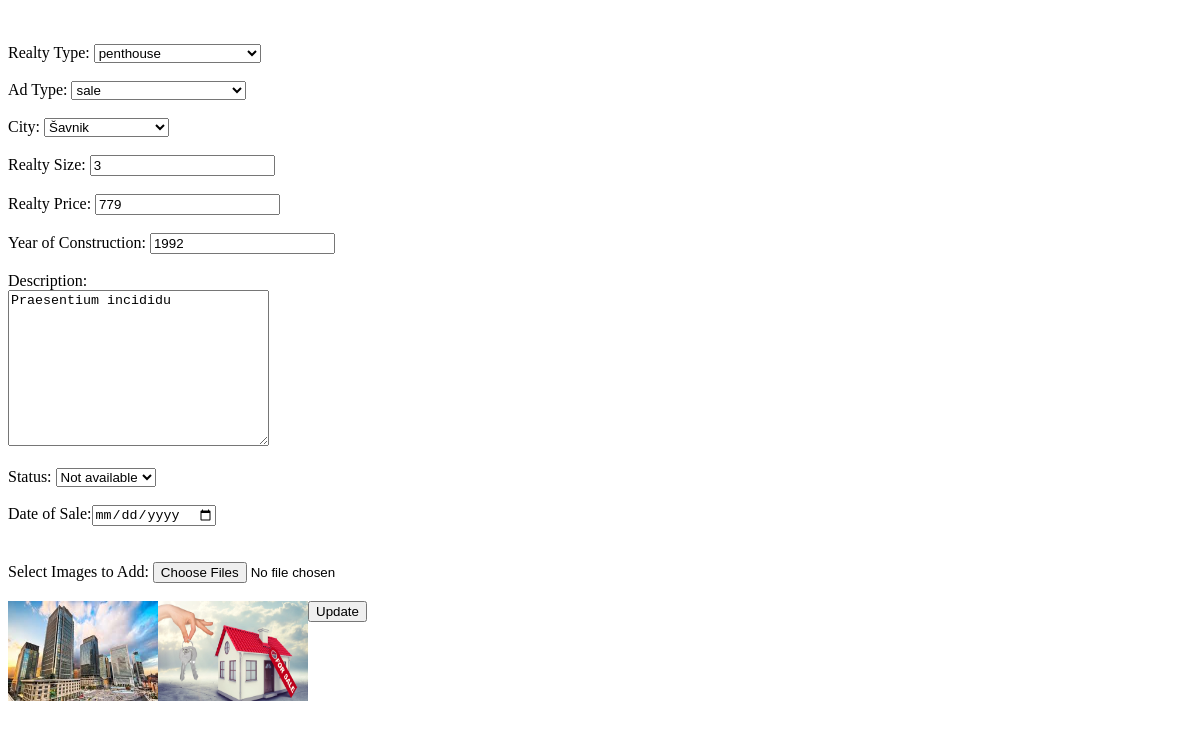
Screenshot of /real-estate-app/edit_realty.php?id=66 with the database file from the repository.
### tables this page shows
CREATE TABLE `realties` (
  `id` int(11) NOT NULL,
  `ad_type_id` int(11) NOT NULL,
  `city_id` int(11) NOT NULL,
  `realty_type_id` int(11) NOT NULL,
  `size` int(11) NOT NULL,
  `price` decimal(10,0) NOT NULL,
  `year_of_construction` year(4) NOT NULL,
  `description` text NOT NULL,
  `status` int(1) NOT NULL,
  `date_of_sale` date DEFAULT NULL
);

CREATE TABLE `photos` (
  `id` int(11) NOT NULL,
  `realty_id` int(11) NOT NULL,
  `name` varchar(255) NOT NULL
);

### real-estate-app/edit_realty.php (the view, shortened to what this page needs)
<?php
    include 'db.php';
    isset($_GET['id']) && is_numeric($_GET['id']) ? $id = $_GET['id'] : exit("Incorrect ID");
    $query = "SELECT realties.*,
                cities.name as city,
                ad_type.name as ad_type,
                realty_type.name as realty_type
                FROM realties
                JOIN cities on realties.city_id = cities.id
                JOIN ad_type on ad_type.id = realties.ad_type_id
                JOIN realty_type on realties.realty_type_id = realty_type.id
                WHERE realties.id = $id
                AND realties.ad_type_id = ad_type.id
                AND realties.realty_type_id = realty_type.id";
    $res = mysqli_query($db, $query);
    $realty = mysqli_fetch_assoc($res);
?>
<!DOCTYPE html>
<html lang="en">
<head>
    <link rel="stylesheet" href="./styles.css">
</head>
<body>
    <br>
    <br>
    <form action="./edit_realty_back.php" method="POST" enctype="multipart/form-data">
        <label for="realty_type">Realty Type:</label>
        <select name="realty_type">
            <?php
                $realty_types = mysqli_query($db, "SELECT * FROM realty_type ORDER BY name");
                $realty_type_id = $realty['realty_type_id'];
                while($realty_type = mysqli_fetch_assoc($realty_types)) {
                    $realty_type_id_temp = $realty_type['id'];
                    $realty_type_name_temp = $realty_type['name'];
                    if ($realty_type_id == $realty_type_id_temp) {
                        $selected = "selected";
                    } else {
                        $selected = "";
                    }
                    echo "<option value='$realty_type_id_temp' $selected>$realty_type_name_temp</option>";
                }
            ?>
        </select>
        <br>
        <br>
        <label for="ad_type">Ad Type:</label>
        <select name="ad_type" id="">
            <?php
                $ad_types = mysqli_query($db, "SELECT * FROM ad_type ORDER BY name");
                $ad_type_id = $realty['ad_type_id'];
                while ($ad_type = mysqli_fetch_assoc($ad_types)) {
                    var_dump($ad_type);
                    $ad_type_id_temp = $ad_type['id'];
                    $ad_type_name_temp = $ad_type['name'];
                    if ($ad_type_id == $ad_type_id_temp) {
                        $selected = "selected";
                    } else {
                        $selected = "";
                    }
                    echo "<option value='$ad_type_id_temp' $selected>$ad_type_name_temp</option>";
                }
            ?>
        </select>
        <br>
        <br>
        <label for="city_id">City:</label>
        <select name="city_id" required>
            <?php
                $cities = mysqli_query($db, "SELECT * from cities ORDER BY name");
                $city_id = $realty['city_id'];
                while ($city = mysqli_fetch_assoc($cities)) {
                    $id_temp = $city['id'];
                    $name_temp = $city['name'];
                    $selected = "";
                    if ($id_temp == $city_id) {
                        $selected = "selected";
                    }
                    echo "<option value='$id_temp' $selected>$name_temp</option>";
                }
            ?>
        </select>
        <br>
        <br>
        <label for="size">Realty Size:</label>
        <input type="number" name="size" placeholder="Enter the size" value="<?=$realty['size']?>">
        <br>
        <br>
        <label for="price">Realty Price:</label>
        <input type="number" name="price" placeholder="Enter the price" value="<?=$realty['price']?>">
        <br>
        <br>
        <label for="year_of_construction">Year of Construction:</label>
        <input type="number" name="year_of_construction" placeholder="Enter the year of construction" value="<?=$realty['year_of_construction']?>">
        <br>
        <br>
        <label for="description">Description:</label>
        <br>
        <textarea name="description" id="" cols="30" rows="10"><?=$realty['description']?></textarea>
        <br>
        <br>
        <label for="status">Status:</label>
        <select name="status" onchange="addSaleDate(this)">
            <?php
                $status = $realty['status'];
                if ($status == 1) {
                    $selected1 = "selected";
                } else {
                    $selected1 = "";
                }
                echo "<option value=1 $selected1>Not available</option>";
            ?>
        </select>
        <br>
        <br>
        <?php
            $date = $realty['date_of_sale'];
            if ($realty['status'] == 1) {
                echo "<div id=\"date_of_sale\" style=\"display: block;\">";
                echo "<label for=\"date_of_sale\">Date of Sale:</label>";
                echo "<input type=\"date\" name=\"date_of_sale\" value=$date>";
                echo "</div>";
            }
        ?>
        <br>
        <br>
        <label for="photo">Select Images to Add:</label>
        <input type="file" name="photos[]" multiple>
        <br>
        <br>
        <?php
            $query2 = "SELECT * FROM photos WHERE realty_id = $id";
            $res2 = mysqli_query($db, $query2);
            while ($photo = mysqli_fetch_assoc($res2)) {
                $photo_name = $photo['name'];
                echo "<div class=\"img-wrapper\">";
                    echo "<img src=$photo_name height=100 width=150>";
                echo "</div>";
            }
        ?>
        <button>Update</button>
    </form>
</body>
</html>

### real-estate-app/styles.css (style rules this page uses)
.img-wrapper { height: 100px; position: relative; float: left }

### rows the page displays
realties: size "3", price "779", year_of_construction "1992", description "Praesentium incididu"
photos: name (picture)
photos: name (picture)

### other values shown
form field realty_type "penthouse"
form field ad_type "sale"
form field city_id "Šavnik"
